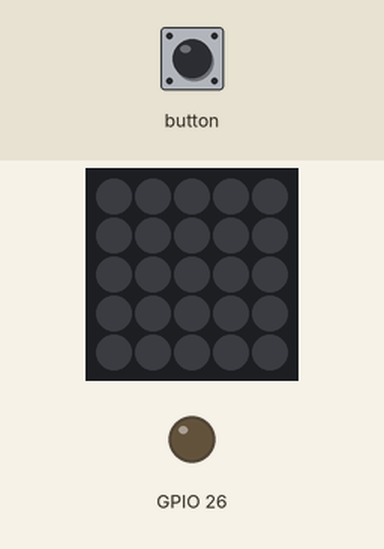
This program was run on a simulated ESP32. Shown: 5×5 RGB LED matrix (first LED top left, wired row by row), output pins drawn as LEDs (lit = HIGH). The inputs (shaded band) are chosen by the test bench.

Above: at 1.2 s.
1.3 s: button pressed for 0.15 s
At 1.37 s:
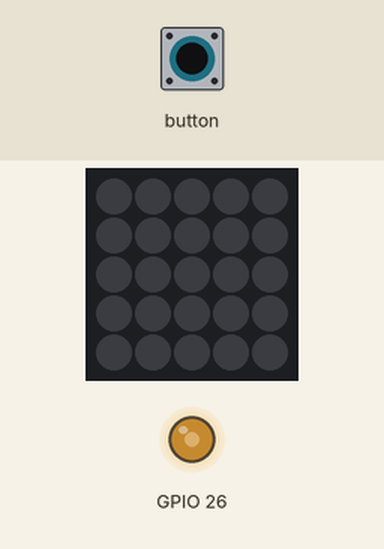
Timing chart, 0 to 4.3 s (numbered marks = the images above; inputs shaded):
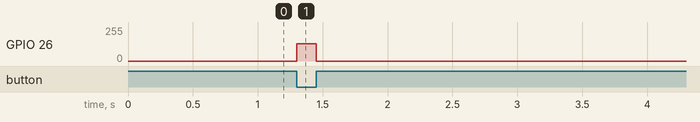

The program:

main.cpp
```cpp
#include <Arduino.h>
#include "M5Atom.h"

const int motor_pin = G26; // M5StickC
const int ledChannel = 0;

void setup() {
  // 本体初期化（UART有効, I2C無効, LED有効）
  M5.begin(true, false, true);

  Serial.begin(115200);
  // PWMで速度を制御
  ledcSetup(ledChannel, 12000, 8);
  ledcAttachPin(motor_pin, ledChannel);
}

void loop() {
  // 送られてきた文字列を文字数分だけ実行する。
  if (Serial.available() ) {
    char key = Serial.read();
    // 始動は20%以上で15ミリ秒以上必要
    ledcWrite(ledChannel, 256 * 0.5);
    delay(150);
    // 停止
    ledcWrite(ledChannel, 0);
    delay(200);
  }

  // 確認用：ボタンが押されたとき
  M5.update(); //本体のボタン状態更新
  if (M5.Btn.wasPressed()){
    // 始動は20%以上で15ミリ秒以上必要
    ledcWrite(ledChannel, 256 * 0.5);
    delay(150); // 150秒振動させる
    // 停止
    ledcWrite(ledChannel, 0);
    delay(200); // 200ms入力を受け付けない
  }
}
```

Measured:
- after the input at 1.3 s, GPIO 26: 0/255 → 128/255 at once, → 0/255 0.15 s later
